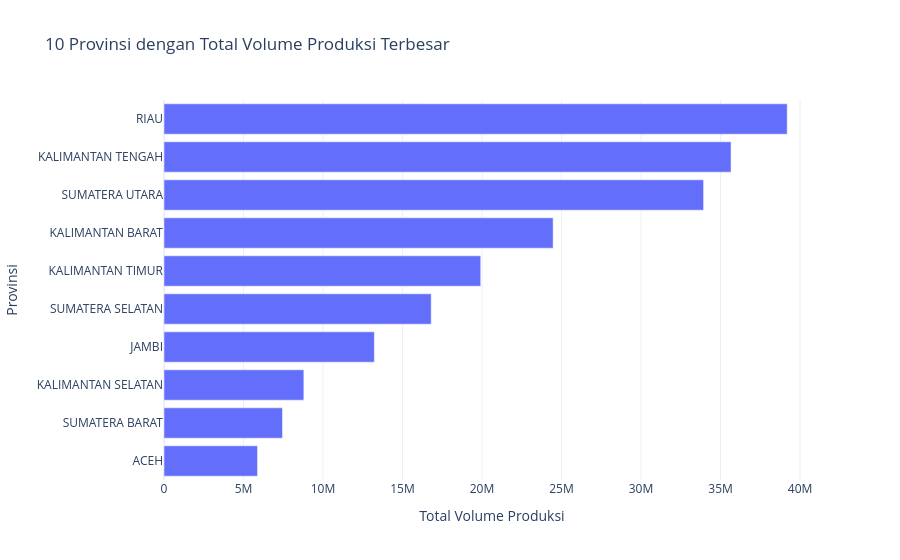

This figure's notebook cell:
### Code cell
fig = px.bar(
    volume_by_province.head(10),
    x="total_volume",
    y="province_of_production",
    orientation="h",
    title="10 Provinsi dengan Total Volume Produksi Terbesar",
    labels={
        "total_volume": "Total Volume Produksi",
        "province_of_production": "Provinsi"
    }
)

fig.update_layout(
    template="plotly_white",
    yaxis={"categoryorder": "total ascending"}
)

fig.show()

### Figure 1 — Plotly figure (JSON) as saved in the notebook; plotly's stock layout.template omitted (floating-point values rounded to 4 significant figures)
{"data": [{"hovertemplate": "Total Volume Produksi=%{x}<br>Provinsi=%{y}<extra></extra>", "legendgroup": "", "marker": {"color": "#636efa", "pattern": {"shape": ""}}, "name": "", "orientation": "h", "showlegend": false, "textposition": "auto", "type": "bar", "x": [39190000.0, 35660000.0, 33930000.0, 24470000.0, 19920000.0, 16800000.0, 13230000.0, 8795000.0, 7450000.0, 5881000.0], "xaxis": "x", "y": ["RIAU", "KALIMANTAN TENGAH", "SUMATERA UTARA", "KALIMANTAN BARAT", "KALIMANTAN TIMUR", "SUMATERA SELATAN", "JAMBI", "KALIMANTAN SELATAN", "SUMATERA BARAT", "ACEH"], "yaxis": "y"}], "layout": {"barmode": "relative", "legend": {"tracegroupgap": 0}, "title": {"text": "10 Provinsi dengan Total Volume Produksi Terbesar"}, "xaxis": {"anchor": "y", "domain": [0, 1], "title": {"text": "Total Volume Produksi"}}, "yaxis": {"anchor": "x", "categoryorder": "total ascending", "domain": [0, 1], "title": {"text": "Provinsi"}}}}
